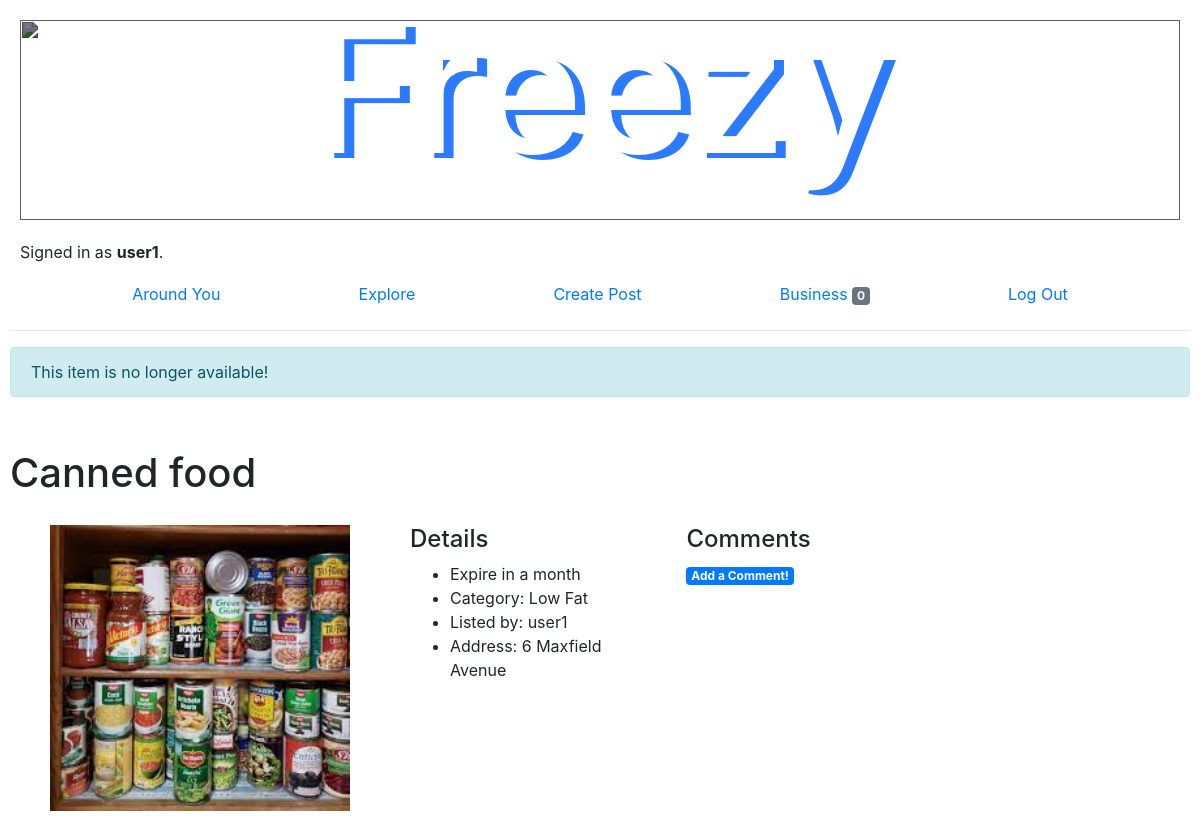
The app's page /listing/1 (signed in) with its own data.
### auctions/models.py (models this page shows, shortened)
class User(AbstractUser):
    location = models.CharField(max_length=255, default = "")

class Listing(models.Model):
    item = models.CharField(max_length=64)
    description = models.CharField(max_length=255, blank=True)
    category = models.CharField(max_length=1000, choices=CATEGORIES, default=CATEGORIES[5][1])
    time = models.DateTimeField(auto_now_add=True, blank=True)
    closed = models.BooleanField(default=False)
    address = models.CharField(max_length=1000, default="")
    owner = models.ForeignKey(User, on_delete=models.CASCADE, related_name="owners")
    bids = models.ManyToManyField(Bid, blank=True, related_name="bids")
    comments = models.ManyToManyField(Comment, blank=True, related_name="comments")
    image = models.ImageField(null=True, blank=True)

### auctions/views.py (the view)
# urls.py: path("listing/<int:listing_id>", views.show_listing, name="listing"),
@login_required
def show_listing(request, listing_id):
    listing = Listing.objects.get(pk=listing_id)
    if request.method == "POST":
        user = User.objects.get(username=request.user)
        if request.POST.get("button") == "watchlist":
            if not user.watchlist.filter(listing= listing):
                watchlist = watchlist()
                watchlist.user = user
                watchlist.listing = listing
                watchlist.save()
            else:
                user.watchlist.filter(listing=listing).delete()
            return HttpResponseRedirect(reverse('listing', args=(listing.id,)))
        if not listing.closed:
            if request.POST.get("button") == "Close":
                listing.closed = True
                listing.save()
            else:
                price = float(request.POST["price"])
                bids = listing.bids.all()
                if user.username != listing.owner.username: # only let those who dont own the listing be able to bid
                    if price <= listing.price:
                        return render(request, "auctions/listing.html", {
                            "listing": listing,
                            "form": BidForm(),
                            "message": "Error! Invalid bid amount!"
                        })
                    form = BidForm(request.POST)
                    if form.is_valid():
                        bid = form.save(commit=False)
                        bid.user = user
                        bid.save()
                        listing.bids.add(bid)
                        listing.price = price
                        listing.save()
                    else:
                        return render(request, 'auctions/listing.html', {
                            "form": form
                        })
        return HttpResponseRedirect(reverse('listing', args=(listing.id,)))
    else:
        return render(request, "auctions/listing.html", {
            "listing": listing,
            "form": BidForm(),
            "message": ""
        })

### auctions/templates/auctions/listing.html (shortened to what this page needs)
{% extends 'auctions/layout.html' %}
{% block body %}
  {% if listing.closed %}
    <div class="alert alert-info" role="alert">
      This item is no longer available!
    </div>
  {% endif %}
  <div>
  </div>
  <h1>{{ listing.item }}</h1>
  <div style = "display: flex; flex-direction: row;">
      <div style="padding-inline: 30px;">
        <img src="{{ listing.image.url }}" alt="image" style="width: 300px; height: auto">
      </div>
      <div style="padding-inline: 30px;">
      <h4>Details</h4>
      <ul>
        <li>{{ listing.description }}</li>
        <li>Category: {{listing.category}}</li>
        <li>Listed by: {{ listing.owner }}</li>
        <li>Address: {{listing.address}}</li>
      </ul>
      </div>
    <div style="width: 600px; padding-inline:30px;">
      <h4>Comments</h4>
      <a href="{% url 'comment' listing.id %}"><span class="badge badge-primary">Add a Comment!</span></a>
    </div>
  </div>
{% endblock %}

### auctions/templates/auctions/layout.html (shortened to what this page needs)
{% load static %}
<!DOCTYPE html>
<html lang="en">
    <head>
        <link rel="stylesheet" href="https://stackpath.bootstrapcdn.com/bootstrap/4.4.1/css/bootstrap.min.css">
        <link href="{% static 'auctions/styles.css' %}" rel="stylesheet">
    </head>
    <body>
        <div style = "display: flex ; justify-content: center" >
            <img class= "header_background" src="https://www.dlhcorp.com/wp-content/uploads/2021/04/Child-Abuse-Prevention-Month-Landing.jpg" alt="">
        </div>
        <h2 class = "title">Freezy</h1>
        <div>
            {% if user.is_authenticated %}
                Signed in as <strong>{{ user.username }}</strong>.
            {% else %}
                Not signed in.
            {% endif %}
        </div>
        <ul class="nav" style = "justify-content: space-evenly;">
            {% if user.is_authenticated %}
                <li class="nav-item">
                    <a class="nav-link" href="{% url 'index' %}">Around You</a>
                </li>
                <li class="nav-item">
                    <a class="nav-link" href="{% url 'categories' %}">Explore</a>
                </li>
                <li class="nav-item">
                    <a class="nav-link" href="{% url 'create' %}">Create Post</a>
                </li>
                <li class="nav-item">
                    <a class="nav-link" href="{% url 'watchlist' %}">Business <span class="badge badge-secondary">{{ user.watchlist.count }}</span></a>
                </li>
                <li class="nav-item">
                    <a class="nav-link" href="{% url 'logout' %}">Log Out</a>
                </li>
            {% endif %}
        </ul>
        <hr>
        {% block body %}
        {% endblock %}
    </body>
</html>

### auctions/static/auctions/styles.css (style rules this page uses)
body { padding: 10px; }
div { padding: 10px; }

### auctions/templates/auctions/layout.html (style rules this page uses)
.header_background { z-index: -1; width: 100%; height: 200px; object-fit: cover; overflow: hidden; filter: brightness(0.5); }
.title { color: #ffffff; position: absolute; top: 10.5%; left: 50%; transform: translate(-50%, -50%); font-size: 180px; text-shadow: 10px 5px #2c7bff; }

### records on screen
User: username "user1", watchlist.count "0"
Listing: item "Canned food", image (picture), description "Expire in a month", category "Low Fat", owner "user1", address "6 Maxfield Avenue"
